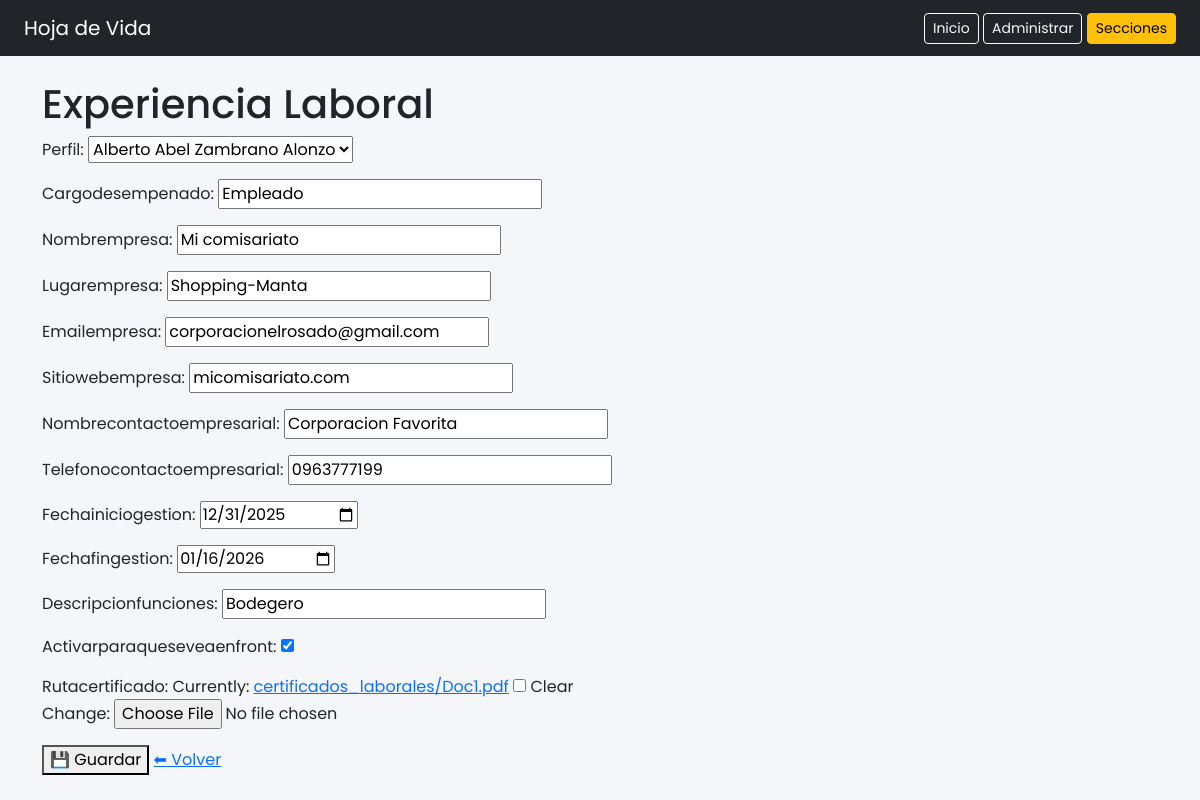
The app's page /experiencia/editar/1/ (signed in) with its own data.
### paginausuario/models.py (models this page shows)
class ExperienciaLaboral(models.Model):
    idexperiencialaboral = models.AutoField(primary_key=True)
    perfil = models.ForeignKey(
        DatosPersonales,
        on_delete=models.CASCADE,
        db_column="idperfilconqueestaactivo"
    )
    cargodesempenado = models.CharField(max_length=100)
    nombrempresa = models.CharField(max_length=50)
    lugarempresa = models.CharField(max_length=50)
    emailempresa = models.CharField(max_length=100)
    sitiowebempresa = models.CharField(max_length=100)
    nombrecontactoempresarial = models.CharField(max_length=100)
    telefonocontactoempresarial = models.CharField(max_length=60)
    fechainiciogestion = models.DateField()
    fechafingestion = models.DateField(null=True, blank=True)
    descripcionfunciones = models.CharField(max_length=100)
    activarparaqueseveaenfront = models.BooleanField(default=True)
    rutacertificado = models.FileField(
    upload_to="certificados_laborales/",
    null=True,
    blank=True
    )
    class Meta:
        db_table = "EXPERIENCIALABORAL"

### paginausuario/views.py (the view)
# urls.py: path('experiencia/editar/<int:pk>/', views.experiencia_update, name='experiencia_update'),
@staff_member_required
def experiencia_update(request, pk):
    experiencia = get_object_or_404(ExperienciaLaboral, pk=pk)
    if request.method == "POST":
        form = ExperienciaLaboralForm(
            request.POST,
            request.FILES,
            instance=experiencia
        )
        if form.is_valid():
            form.save()
            return redirect('experiencia_list')
    else:
        form = ExperienciaLaboralForm(instance=experiencia)
    return render(request, 'experiencia/form.html', {'form': form})

### paginausuario/forms.py (shortened to what this page needs)
class ExperienciaLaboralForm(forms.ModelForm):
    class Meta:
        model = ExperienciaLaboral
        fields = "__all__"
        widgets = {
            "fechainiciogestion": forms.DateInput(attrs={"type": "date"}),
            "fechafingestion": forms.DateInput(attrs={"type": "date"}),
        }

### paginausuario/models.py (called while the page is built)
    def __str__(self):
        return f"{self.nombres} {self.apellidos}"

### paginausuario/templates/experiencia/form.html (shortened to what this page needs)
{% extends 'az.html' %}
{% block content %}
<h1>Experiencia Laboral</h1>
<form method="post" enctype="multipart/form-data">
    {{ form.as_p }}
    <button type="submit">💾 Guardar</button>
    <a href="{% url 'experiencia_list' %}">⬅ Volver</a>
</form>
{% endblock %}

### paginausuario/templates/az.html (style rules this page uses)
body { font-family: 'Poppins', sans-serif; background-color: #f4f6f9; }

### records on screen
ExperienciaLaboral: cargodesempenado "Empleado", nombrempresa "Mi comisariato", lugarempresa "Shopping-Manta", emailempresa "corporacionelrosado@gmail.com", sitiowebempresa "micomisariato.com", nombrecontactoempresarial "Corporacion Favorita", telefonocontactoempresarial "0963777199", fechainiciogestion "12/31/2025", fechafingestion "01/16/2026", descripcionfunciones "Bodegero", activarparaqueseveaenfront "☑"
